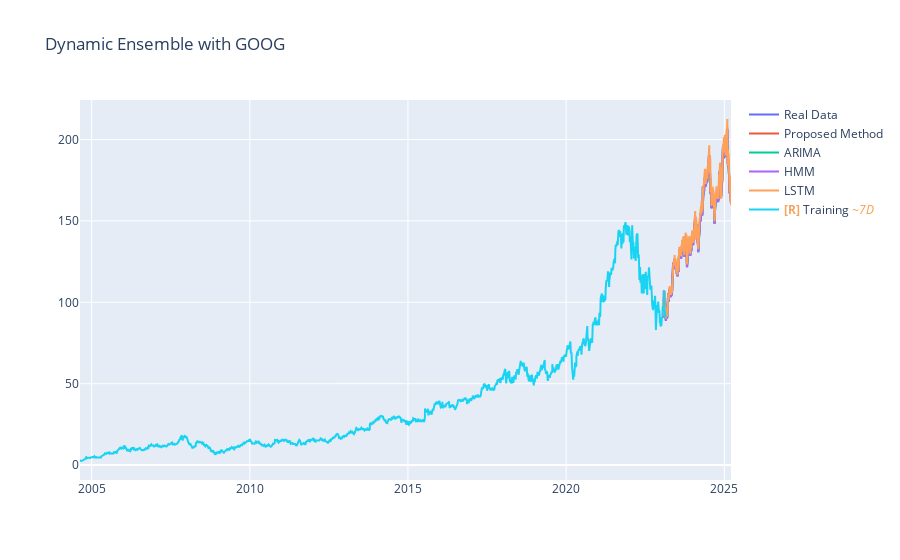

The code cell stored with this chart in its notebook:
### Code cell
fig = go.Figure()
fig.update_layout(title="Dynamic Ensemble with GOOG")
fig.add_trace(go.Scatter(x=df_test['ds'], y=df_test['y'], mode='lines', name='Real Data'))
fig.add_trace(go.Scatter(x=df_test['ds'], y=de_preds, mode='lines', name='Proposed Method'))
fig.add_trace(go.Scatter(x=df_test['ds'], y=arima_preds, mode='lines', name='ARIMA'))
fig.add_trace(go.Scatter(x=df_test['ds'], y=hmm_preds, mode='lines', name='HMM'))
fig.add_trace(go.Scatter(x=df_test['ds'], y=lstm_preds, mode='lines', name='LSTM'))
fig.add_trace(go.Scatter(x=df_train['ds'], y=df_train['y'], mode='lines', name='Training'))
fig.show()

### Figure 1 — Plotly figure (JSON) as saved in the notebook; plotly's stock layout.template omitted (floating-point values rounded to 4 significant figures; data arrays with more than 128 entries replaced by an {"elided": "..."} marker saying what was removed)
{"data": [{"mode": "lines", "name": "Real Data", "type": "scatter", "uid": "bb48a3a6-e2ba-43db-8009-86c31036ef51", "x": {"elided": "563 str values"}, "y": {"elided": "563 float values"}}, {"mode": "lines", "name": "Proposed Method", "type": "scatter", "uid": "b650edd1-8c94-41f5-bfd2-74fe6621f603", "x": {"elided": "563 str values"}, "y": {"elided": "563 float values"}}, {"mode": "lines", "name": "ARIMA", "type": "scatter", "uid": "a079cb9f-8417-4ea9-8873-3a6657e9665b", "x": {"elided": "563 str values"}, "y": {"elided": "563 float values"}}, {"mode": "lines", "name": "HMM", "type": "scatter", "uid": "8c19784c-ea0c-4622-8653-47bba28baa57", "x": {"elided": "563 str values"}, "y": {"elided": "563 float values"}}, {"mode": "lines", "name": "LSTM", "type": "scatter", "uid": "a42c7706-04de-42e4-80e0-959366b510f3", "x": {"elided": "563 str values"}, "y": {"elided": "563 float values"}}, {"mode": "lines", "name": "<b style=\"color:sandybrown\">[R]</b> Training <i style=\"color:#fc9944\">~7D</i>", "type": "scatter", "uid": "686a9eba-d8b5-4ed1-96a5-6f9ad00db77c", "x": {"elided": "1000 str values"}, "y": {"elided": "1000 float values"}}], "layout": {"title": {"text": "Dynamic Ensemble with GOOG"}}}
